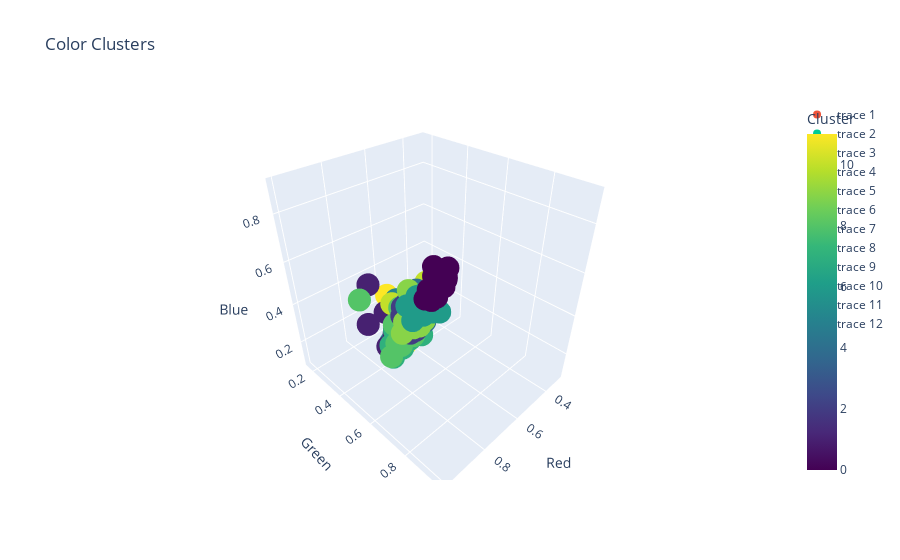

The cell this chart's notebook holds for it:
### Code cell
import pandas as pd
import numpy as np
from sklearn.cluster import KMeans
import matplotlib.colors as mcolors
import plotly.express as px
import plotly.graph_objects as go

# Load the Excel file into a DataFrame
df = pd.read_excel("powder_foundation_cussion_tone_classifier.xlsx")

# Clean the 'Color HEX' column by stripping whitespace characters, including newlines
df['Color HEX'] = df['Color HEX'].str.strip()

# Filter the DataFrame for the desired product types
filtered_df = df[df['Type'].isin(['foundation & cussion', 'powder'])]

# Extract the color hex values
color_hex_values = filtered_df['Color HEX'].dropna().unique()

# Function to convert hex to RGB
def hex_to_rgb(hex_color):
    return mcolors.hex2color(hex_color)

# Convert the hex values to RGB values
rgb_values = np.array([hex_to_rgb(hex_color) for hex_color in color_hex_values])

# Apply KMeans algorithm to cluster the RGB values into 12 clusters
kmeans = KMeans(n_clusters=12, random_state=42)
kmeans.fit(rgb_values)
labels = kmeans.labels_
cluster_centers = kmeans.cluster_centers_

# Create a DataFrame for plotting
plot_df = pd.DataFrame(rgb_values, columns=['R', 'G', 'B'])
plot_df['Cluster'] = labels

# Create a 3D scatter plot using Plotly
fig = px.scatter_3d(
    plot_df,
    x='R',
    y='G',
    z='B',
    color='Cluster',
    title='Color Clusters',
    labels={'R': 'Red', 'G': 'Green', 'B': 'Blue'},
    color_continuous_scale='Viridis'
)

# Add cluster centers to the plot
for center in cluster_centers:
    fig.add_trace(go.Scatter3d(
        x=[center[0]],
        y=[center[1]],
        z=[center[2]],
        mode='markers'
        #marker=dict(
        #    size=10,
        #    color='black',
        #    symbol='diamond'
        #),
        #name='Cluster Center'
    ))

# Show the plot
fig.show()

### Figure 1 — Plotly figure (JSON) as saved in the notebook; plotly's stock layout.template omitted (floating-point values rounded to 4 significant figures; data arrays with more than 128 entries replaced by an {"elided": "..."} marker saying what was removed)
{"data": [{"hovertemplate": "Red=%{x}<br>Green=%{y}<br>Blue=%{z}<br>Cluster=%{marker.color}<extra></extra>", "legendgroup": "", "marker": {"color": {"elided": "297 int values"}, "coloraxis": "coloraxis", "symbol": "circle"}, "mode": "markers", "name": "", "scene": "scene", "showlegend": false, "type": "scatter3d", "x": {"elided": "297 float values"}, "y": {"elided": "297 float values"}, "z": {"elided": "297 float values"}}, {"mode": "markers", "type": "scatter3d", "x": [0.9759], "y": [0.9025], "z": [0.8447]}, {"mode": "markers", "type": "scatter3d", "x": [0.7882], "y": [0.5332], "z": [0.3867]}, {"mode": "markers", "type": "scatter3d", "x": [0.9074], "y": [0.7502], "z": [0.6268]}, {"mode": "markers", "type": "scatter3d", "x": [0.3536], "y": [0.219], "z": [0.1294]}, {"mode": "markers", "type": "scatter3d", "x": [0.8409], "y": [0.6848], "z": [0.5634]}, {"mode": "markers", "type": "scatter3d", "x": [0.6733], "y": [0.4324], "z": [0.2914]}, {"mode": "markers", "type": "scatter3d", "x": [0.9648], "y": [0.8487], "z": [0.7547]}, {"mode": "markers", "type": "scatter3d", "x": [0.8578], "y": [0.6322], "z": [0.4552]}, {"mode": "markers", "type": "scatter3d", "x": [0.9201], "y": [0.7059], "z": [0.5714]}, {"mode": "markers", "type": "scatter3d", "x": [0.9388], "y": [0.8006], "z": [0.6807]}, {"mode": "markers", "type": "scatter3d", "x": [0.7451], "y": [0.6014], "z": [0.5226]}, {"mode": "markers", "type": "scatter3d", "x": [0.5475], "y": [0.3216], "z": [0.2094]}], "layout": {"coloraxis": {"colorbar": {"title": {"text": "Cluster"}}, "colorscale": [[0, "#440154"], [0.1111, "#482878"], [0.2222, "#3e4989"], [0.3333, "#31688e"], [0.4444, "#26828e"], [0.5556, "#1f9e89"], [0.6667, "#35b779"], [0.7778, "#6ece58"], [0.8889, "#b5de2b"], [1, "#fde725"]]}, "legend": {"tracegroupgap": 0}, "scene": {"domain": {"x": [0, 1], "y": [0, 1]}, "xaxis": {"title": {"text": "Red"}}, "yaxis": {"title": {"text": "Green"}}, "zaxis": {"title": {"text": "Blue"}}}, "title": {"text": "Color Clusters"}}}
